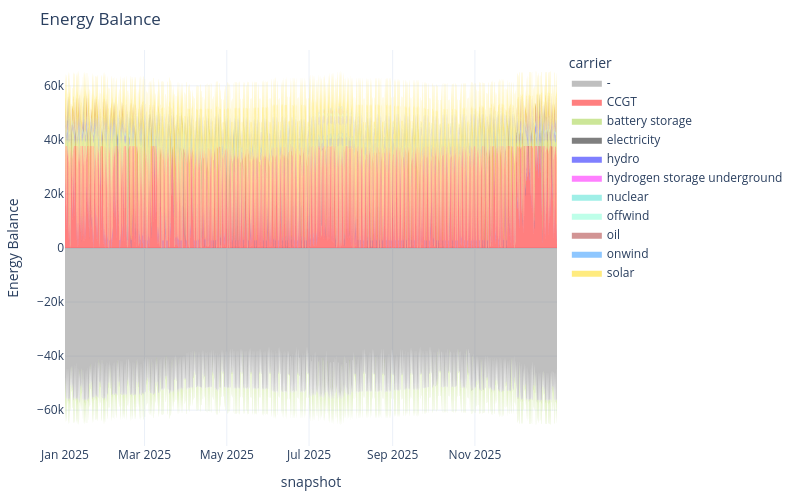

Source (notebook cell):
### Code cell
n.statistics.energy_balance.iplot()

### Figure 1 — Plotly figure (JSON) as saved in the notebook; plotly's stock layout.template omitted (floating-point values rounded to 4 significant figures; data arrays with more than 128 entries replaced by an {"elided": "..."} marker saying what was removed)
{"data": [{"fillpattern": {"shape": ""}, "hovertemplate": "carrier=CCGT<br>snapshot=%{x}<br>Energy Balance=%{y}<extra></extra>", "legendgroup": "CCGT", "line": {"color": "red", "width": 0}, "marker": {"symbol": "circle"}, "mode": "lines", "name": "CCGT", "orientation": "v", "showlegend": false, "stackgroup": "positive", "type": "scatter", "x": {"elided": "2920 str values"}, "xaxis": "x", "y": {"elided": "2920 float values"}, "yaxis": "y"}, {"fillpattern": {"shape": ""}, "hovertemplate": "carrier=battery storage<br>snapshot=%{x}<br>Energy Balance=%{y}<extra></extra>", "legendgroup": "battery storage", "line": {"color": "yellowgreen", "width": 0}, "marker": {"symbol": "circle"}, "mode": "lines", "name": "battery storage", "orientation": "v", "showlegend": false, "stackgroup": "positive", "type": "scatter", "x": {"elided": "1934 str values"}, "xaxis": "x", "y": {"elided": "1934 float values"}, "yaxis": "y"}, {"fillpattern": {"shape": ""}, "hovertemplate": "carrier=hydro<br>snapshot=%{x}<br>Energy Balance=%{y}<extra></extra>", "legendgroup": "hydro", "line": {"color": "blue", "width": 0}, "marker": {"symbol": "circle"}, "mode": "lines", "name": "hydro", "orientation": "v", "showlegend": false, "stackgroup": "positive", "type": "scatter", "x": {"elided": "2920 str values"}, "xaxis": "x", "y": {"elided": "2920 float values"}, "yaxis": "y"}, {"fillpattern": {"shape": ""}, "hovertemplate": "carrier=hydrogen storage underground<br>snapshot=%{x}<br>Energy Balance=%{y}<extra></extra>", "legendgroup": "hydrogen storage underground", "line": {"color": "magenta", "width": 0}, "marker": {"symbol": "circle"}, "mode": "lines", "name": "hydrogen storage underground", "orientation": "v", "showlegend": false, "stackgroup": "positive", "type": "scatter", "x": {"elided": "500 str values"}, "xaxis": "x", "y": {"elided": "500 float values"}, "yaxis": "y"}, {"fillpattern": {"shape": ""}, "hovertemplate": "carrier=nuclear<br>snapshot=%{x}<br>Energy Balance=%{y}<extra></extra>", "legendgroup": "nuclear", "line": {"color": "turquoise", "width": 0}, "marker": {"symbol": "circle"}, "mode": "lines", "name": "nuclear", "orientation": "v", "showlegend": false, "stackgroup": "positive", "type": "scatter", "x": {"elided": "2920 str values"}, "xaxis": "x", "y": {"elided": "2920 float values"}, "yaxis": "y"}, {"fillpattern": {"shape": ""}, "hovertemplate": "carrier=offwind<br>snapshot=%{x}<br>Energy Balance=%{y}<extra></extra>", "legendgroup": "offwind", "line": {"color": "aquamarine", "width": 0}, "marker": {"symbol": "circle"}, "mode": "lines", "name": "offwind", "orientation": "v", "showlegend": false, "stackgroup": "positive", "type": "scatter", "x": {"elided": "2899 str values"}, "xaxis": "x", "y": {"elided": "2899 float values"}, "yaxis": "y"}, {"fillpattern": {"shape": ""}, "hovertemplate": "carrier=oil<br>snapshot=%{x}<br>Energy Balance=%{y}<extra></extra>", "legendgroup": "oil", "line": {"color": "brown", "width": 0}, "marker": {"symbol": "circle"}, "mode": "lines", "name": "oil", "orientation": "v", "showlegend": false, "stackgroup": "positive", "type": "scatter", "x": {"elided": "2920 str values"}, "xaxis": "x", "y": {"elided": "2920 float values"}, "yaxis": "y"}, {"fillpattern": {"shape": ""}, "hovertemplate": "carrier=onwind<br>snapshot=%{x}<br>Energy Balance=%{y}<extra></extra>", "legendgroup": "onwind", "line": {"color": "dodgerblue", "width": 0}, "marker": {"symbol": "circle"}, "mode": "lines", "name": "onwind", "orientation": "v", "showlegend": false, "stackgroup": "positive", "type": "scatter", "x": {"elided": "2920 str values"}, "xaxis": "x", "y": {"elided": "2920 float values"}, "yaxis": "y"}, {"fillpattern": {"shape": ""}, "hovertemplate": "carrier=solar<br>snapshot=%{x}<br>Energy Balance=%{y}<extra></extra>", "legendgroup": "solar", "line": {"color": "gold", "width": 0}, "marker": {"symbol": "circle"}, "mode": "lines", "name": "solar", "orientation": "v", "showlegend": false, "stackgroup": "positive", "type": "scatter", "x": {"elided": "1827 str values"}, "xaxis": "x", "y": {"elided": "1827 float values"}, "yaxis": "y"}, {"fillpattern": {"shape": ""}, "hovertemplate": "carrier=-<br>snapshot=%{x}<br>Energy Balance=%{y}<extra></extra>", "legendgroup": "-", "line": {"color": "gray", "width": 0}, "marker": {"symbol": "circle"}, "mode": "lines", "name": "-", "orientation": "v", "showlegend": false, "stackgroup": "negative", "type": "scatter", "x": {"elided": "2920 str values"}, "xaxis": "x", "y": {"elided": "2920 float values"}, "yaxis": "y"}, {"fillpattern": {"shape": ""}, "hovertemplate": "carrier=battery storage<br>snapshot=%{x}<br>Energy Balance=%{y}<extra></extra>", "legendgroup": "battery storage", "line": {"color": "yellowgreen", "width": 0}, "marker": {"symbol": "circle"}, "mode": "lines", "name": "battery storage", "orientation": "v", "showlegend": false, "stackgroup": "negative", "type": "scatter", "x": {"elided": "986 str values"}, "xaxis": "x", "y": {"elided": "986 float values"}, "yaxis": "y"}, {"fillpattern": {"shape": ""}, "hovertemplate": "carrier=hydrogen storage underground<br>snapshot=%{x}<br>Energy Balance=%{y}<extra></extra>", "legendgroup": "hydrogen storage underground", "line": {"color": "magenta", "width": 0}, "marker": {"symbol": "circle"}, "mode": "lines", "name": "hydrogen storage underground", "orientation": "v", "showlegend": false, "stackgroup": "negative", "type": "scatter", "x": {"elided": "2420 str values"}, "xaxis": "x", "y": {"elided": "2420 float values"}, "yaxis": "y"}, {"fillpattern": {"shape": ""}, "hovertemplate": "carrier=-<br>snapshot=%{x}<br>Energy Balance=%{y}<extra></extra>", "legendgroup": "-", "line": {"color": "gray", "width": 0}, "marker": {"symbol": "circle"}, "mode": "lines", "name": "-", "orientation": "v", "showlegend": true, "stackgroup": "1", "type": "scatter", "x": ["2025-12-31T21:00:00.000000000"], "xaxis": "x", "y": [NaN], "yaxis": "y"}, {"fillpattern": {"shape": ""}, "hovertemplate": "carrier=CCGT<br>snapshot=%{x}<br>Energy Balance=%{y}<extra></extra>", "legendgroup": "CCGT", "line": {"color": "red", "width": 0}, "marker": {"symbol": "circle"}, "mode": "lines", "name": "CCGT", "orientation": "v", "showlegend": true, "stackgroup": "1", "type": "scatter", "x": ["2025-12-31T21:00:00.000000000"], "xaxis": "x", "y": [NaN], "yaxis": "y"}, {"fillpattern": {"shape": ""}, "hovertemplate": "carrier=battery storage<br>snapshot=%{x}<br>Energy Balance=%{y}<extra></extra>", "legendgroup": "battery storage", "line": {"color": "yellowgreen", "width": 0}, "marker": {"symbol": "circle"}, "mode": "lines", "name": "battery storage", "orientation": "v", "showlegend": true, "stackgroup": "1", "type": "scatter", "x": ["2025-12-31T21:00:00.000000000"], "xaxis": "x", "y": [NaN], "yaxis": "y"}, {"fillpattern": {"shape": ""}, "hovertemplate": "carrier=electricity<br>snapshot=%{x}<br>Energy Balance=%{y}<extra></extra>", "legendgroup": "electricity", "line": {"color": "black", "width": 0}, "marker": {"symbol": "circle"}, "mode": "lines", "name": "electricity", "orientation": "v", "showlegend": true, "stackgroup": "1", "type": "scatter", "x": ["2025-12-31T21:00:00.000000000"], "xaxis": "x", "y": [NaN], "yaxis": "y"}, {"fillpattern": {"shape": ""}, "hovertemplate": "carrier=hydro<br>snapshot=%{x}<br>Energy Balance=%{y}<extra></extra>", "legendgroup": "hydro", "line": {"color": "blue", "width": 0}, "marker": {"symbol": "circle"}, "mode": "lines", "name": "hydro", "orientation": "v", "showlegend": true, "stackgroup": "1", "type": "scatter", "x": ["2025-12-31T21:00:00.000000000"], "xaxis": "x", "y": [NaN], "yaxis": "y"}, {"fillpattern": {"shape": ""}, "hovertemplate": "carrier=hydrogen storage underground<br>snapshot=%{x}<br>Energy Balance=%{y}<extra></extra>", "legendgroup": "hydrogen storage underground", "line": {"color": "magenta", "width": 0}, "marker": {"symbol": "circle"}, "mode": "lines", "name": "hydrogen storage underground", "orientation": "v", "showlegend": true, "stackgroup": "1", "type": "scatter", "x": ["2025-12-31T21:00:00.000000000"], "xaxis": "x", "y": [NaN], "yaxis": "y"}, {"fillpattern": {"shape": ""}, "hovertemplate": "carrier=nuclear<br>snapshot=%{x}<br>Energy Balance=%{y}<extra></extra>", "legendgroup": "nuclear", "line": {"color": "turquoise", "width": 0}, "marker": {"symbol": "circle"}, "mode": "lines", "name": "nuclear", "orientation": "v", "showlegend": true, "stackgroup": "1", "type": "scatter", "x": ["2025-12-31T21:00:00.000000000"], "xaxis": "x", "y": [NaN], "yaxis": "y"}, {"fillpattern": {"shape": ""}, "hovertemplate": "carrier=offwind<br>snapshot=%{x}<br>Energy Balance=%{y}<extra></extra>", "legendgroup": "offwind", "line": {"color": "aquamarine", "width": 0}, "marker": {"symbol": "circle"}, "mode": "lines", "name": "offwind", "orientation": "v", "showlegend": true, "stackgroup": "1", "type": "scatter", "x": ["2025-12-31T21:00:00.000000000"], "xaxis": "x", "y": [NaN], "yaxis": "y"}, {"fillpattern": {"shape": ""}, "hovertemplate": "carrier=oil<br>snapshot=%{x}<br>Energy Balance=%{y}<extra></extra>", "legendgroup": "oil", "line": {"color": "brown", "width": 0}, "marker": {"symbol": "circle"}, "mode": "lines", "name": "oil", "orientation": "v", "showlegend": true, "stackgroup": "1", "type": "scatter", "x": ["2025-12-31T21:00:00.000000000"], "xaxis": "x", "y": [NaN], "yaxis": "y"}, {"fillpattern": {"shape": ""}, "hovertemplate": "carrier=onwind<br>snapshot=%{x}<br>Energy Balance=%{y}<extra></extra>", "legendgroup": "onwind", "line": {"color": "dodgerblue", "width": 0}, "marker": {"symbol": "circle"}, "mode": "lines", "name": "onwind", "orientation": "v", "showlegend": true, "stackgroup": "1", "type": "scatter", "x": ["2025-12-31T21:00:00.000000000"], "xaxis": "x", "y": [NaN], "yaxis": "y"}, {"fillpattern": {"shape": ""}, "hovertemplate": "carrier=solar<br>snapshot=%{x}<br>Energy Balance=%{y}<extra></extra>", "legendgroup": "solar", "line": {"color": "gold", "width": 0}, "marker": {"symbol": "circle"}, "mode": "lines", "name": "solar", "orientation": "v", "showlegend": true, "stackgroup": "1", "type": "scatter", "x": ["2025-12-31T21:00:00.000000000"], "xaxis": "x", "y": [NaN], "yaxis": "y"}], "layout": {"height": 500, "hovermode": "x", "legend": {"title": {"text": "carrier"}, "tracegroupgap": 0}, "margin": {"b": 50, "l": 50, "r": 50, "t": 50}, "title": {"text": "Energy Balance"}, "width": 800, "xaxis": {"anchor": "y", "domain": [0, 1], "title": {"text": "snapshot"}}, "yaxis": {"anchor": "x", "domain": [0, 1], "title": {"text": "Energy Balance"}}}}
